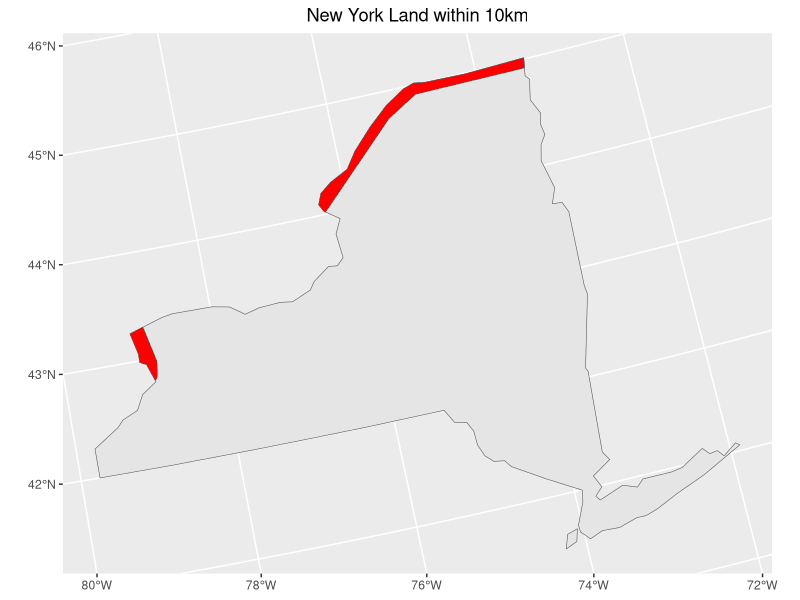

This figure's R source:
library(spData)
library(sf)
library(tidyverse)
library(units)
data(world)
data(us_states)
#plot(world[1])
#plot(us_states[1])
st_crs(world)
# set albers crs
albers="+proj=aea +lat_1=29.5 +lat_2=45.5 +lat_0=37.5 +lon_0=-96 +x_0=0 +y_0=0 +ellps=GRS80 +datum=NAD83 +units=m +no_defs"

buffer=world%>%  
  st_transform(crs=albers)%>%  #transform the crs of world dataset
  filter(name_long=='Canada')%>%  # select canada from it
  st_buffer(dist=10000) # make a buffer area

NY=us_states%>%
  st_transform(crs=albers)%>% #transform the crs of US_STATES dataset
  filter(NAME=="New York") # select NY from it

# intersect ny to buffer to make target area
intersection=st_intersection(buffer,NY)

pp=NY%>%ggplot()+
  geom_sf()+  # plot NY
  geom_sf(data=intersection,fill='red')+  # plot target area
  ggtitle('New York Land within 10km')+  # set title
  theme(plot.title = element_text(hjust = 0.5))  # Keep title centered
pp
# 
buffer_area<-intersection%>%st_area()%>% #calculate the area
  set_units("km^2") # transform the units
buffer_area
